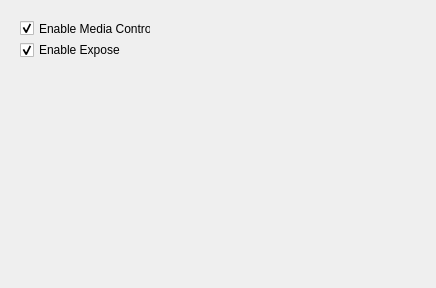
<?xml version="1.0" encoding="UTF-8"?>
<ui version="4.0">
 <class>ConfigWindow</class>
 <widget class="QMainWindow" name="ConfigWindow">
  <property name="geometry">
   <rect>
    <x>0</x>
    <y>0</y>
    <width>436</width>
    <height>288</height>
   </rect>
  </property>
  <property name="windowTitle">
   <string>Leap OS Controls Config</string>
  </property>
  <widget class="QWidget" name="centralWidget">
   <widget class="QCheckBox" name="mediaControlsCheckbox">
    <property name="geometry">
     <rect>
      <x>20</x>
      <y>20</y>
      <width>131</width>
      <height>17</height>
     </rect>
    </property>
    <property name="text">
     <string>Enable Media Controls</string>
    </property>
    <property name="checked">
     <bool>true</bool>
    </property>
   </widget>
   <widget class="QCheckBox" name="exposeCheckbox">
    <property name="geometry">
     <rect>
      <x>20</x>
      <y>40</y>
      <width>131</width>
      <height>20</height>
     </rect>
    </property>
    <property name="text">
     <string>Enable Expose</string>
    </property>
    <property name="checked">
     <bool>true</bool>
    </property>
   </widget>
  </widget>
 </widget>
 <layoutdefault spacing="6" margin="11"/>
 <resources/>
 <connections/>
</ui>
